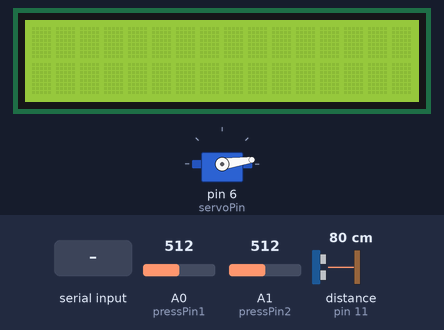
The sketch below on a simulated Arduino Uno, built with avr-gcc and run on an emulated ATmega328P. Shown: servo, 16×2 character LCD. Wiring (inferred from the names in the program): ultrasonic range finder: trigger pin 10; echo pin 11. Inputs (shaded band) come from the test bench; at power-on: distance to the obstacle (sensor on pin 11) 80 cm, A0 (pressPin1) = 512, A1 (pressPin2) = 512. The echo pulse lasts 58.3 µs per cm; what the sketch prints to the serial monitor is not drawn.

Above: at 1.2 s.
1.3 s: "Z\n" received over Serial
At 2.2 s:
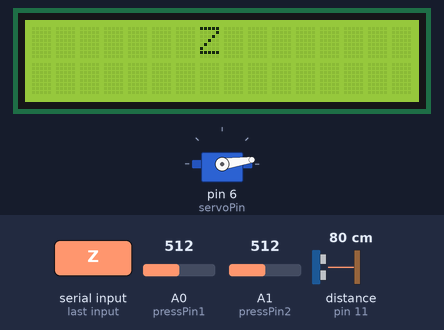
2.8 s: distance to the obstacle (sensor on pin 11) set to 12 cm
4.3 s: distance to the obstacle (sensor on pin 11) set to 9 cm
At 5.9 s:
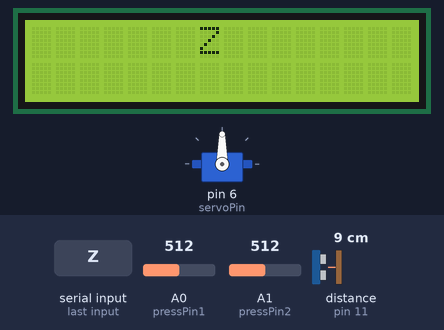
6.2 s: "1\n" received over Serial
At 7.0 s:
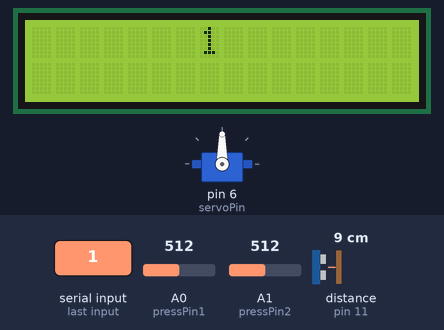
7.7 s: distance to the obstacle (sensor on pin 11) set to 250 cm
At 9.3 s:
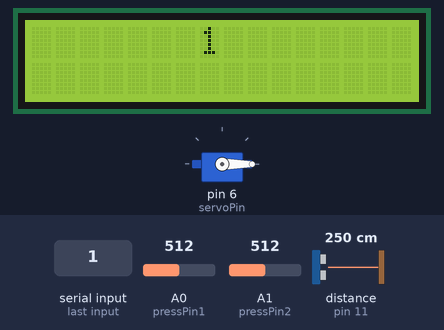
Timing chart, 0 to 10.7 s (numbered marks = the images above; inputs shaded):
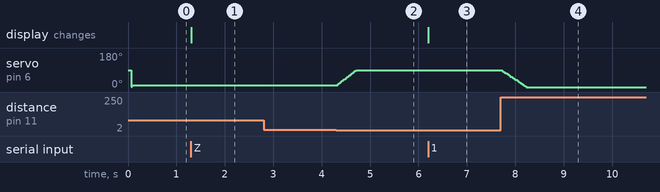

The sketch:

finalArduinoCode.ino
```cpp
#include <Servo.h>
#include <LiquidCrystal.h>

Servo myservo;
const int servoPin = 6;
int pos = 0;

const int trigPin = 10;
const int echoPin = 11;

const int pressPin1 = A0;
const int pressPin2 = A1;

unsigned long sensorTime = 0;
unsigned long servoTime = 0;
bool increasing = true;

float duration, distance;
int pressure1, pressure2;

bool isDown = false;

const int rs = 9, en = 8, d4 = 5, d5 = 4, d6 = 3, d7 = 2;
LiquidCrystal lcd(rs, en, d4, d5, d6, d7);
String name = "", previousName = "";
int offset;

void setup() {
  Serial.begin(9600);

  pinMode(trigPin, OUTPUT);
  pinMode(echoPin, INPUT);
  pinMode(pressPin1, INPUT);
  pinMode(pressPin2, INPUT);
  myservo.attach(servoPin);

  if (Serial.available() <= 0){
    // send a starting message
    Serial.println("0,0");
  }
  lcd.begin(16, 2);
}

void loop() {
  unsigned long time = millis();

  int interval1 = 100;
  if (time - sensorTime >= interval1) {

    sensorTime = time;

    // reading values from ultrasonic sensor
    digitalWrite(trigPin, LOW);
    delayMicroseconds(2);
    digitalWrite(trigPin, HIGH);
    delayMicroseconds(10);
    digitalWrite(trigPin, LOW);

    // calculating distance
    duration = pulseIn(echoPin, HIGH);
    distance = (duration*.0343)/2;

    // reading pressure values
    pressure1 = analogRead(pressPin1);
    pressure2 = analogRead(pressPin2);

    // Sends distance values
    Serial.print(distance);
    Serial.print(',');
    // Sends boolean value of whether paw is down or not
    Serial.print(isDown);
    // Sends pressure values
    Serial.print(',');
    Serial.print(pressure1);
    Serial.print(',');
    Serial.println(pressure2);

  }

  int servInt = 5;

  // check if it's time to update the servo position

  if (time - servoTime >= servInt) {
    // update the last move time
    servoTime = time;

    if (distance <= 10 && increasing) {
      // increment position
      pos++;
      if (pos >= 90) {
        // change direction
        increasing = false;
      }
    } else if (distance > 10 && !increasing){
      // decrement position
      pos--;
      if (pos <= 0) {
        // change direction
        increasing = true;
      }
    }
    // move the servo to the new position
    myservo.write(pos);
  }

  // updating value of isDown
  if (pos == 90){
    isDown = true;
  } else{
    isDown = false;
  }

  if (Serial.available()){

    // changing the name on the LCD
    name = Serial.readStringUntil('\n');
    name.trim();
    // only update LCD if the name has changed
    if (name != previousName) {
      // update the last displayed name
      previousName = name;
      // center-align the name
      int offset = (16 - name.length()) / 2;
      // reset to the first row
      lcd.setCursor(0, 0);
      // clear the row without lcd.clear()
      lcd.print("                ");
      // position the cursor to the beginning
      lcd.setCursor(offset, 0);
      // display the new name
      lcd.print(name);
    }

  }

}
```

Measured:
- the behaviour switches between 11 and 10 cm on distance to the obstacle (sensor on pin 11) (found by bisection; images 1 and 2)
- after the input at 1.3 s, the display: changes at once (image 1)
- after the input at 2.8 s, every drawn part: stays the same
- after the input at 4.3 s, servo on pin 6 (servoPin): moves from 8° to 90° over 0.41 s, starting at once
- after the input at 6.2 s, the display: changes at once (image 3)
- after the input at 7.7 s, servo on pin 6 (servoPin): moves from 90° to 0° over 0.51 s, starting at once
